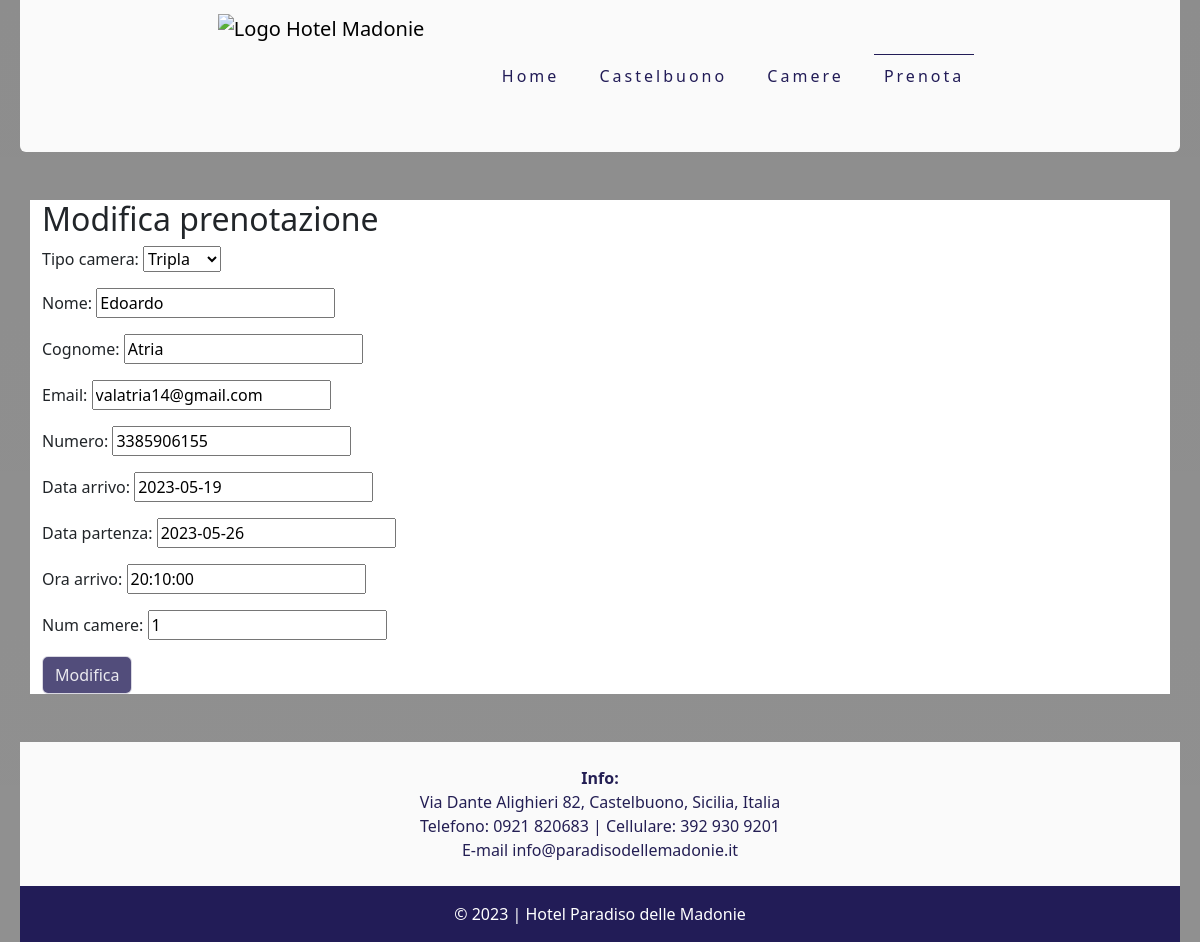
Page /HotelMadonie/22/modifica/ on the committed database.
### HotelMadonie/models.py (models this page shows, shortened)
class Prenotazione(models.Model):
    TIPI_CAMERA = [
        ('Singola', 'Singola'),
        ('Doppia', 'Doppia'),
        ('Tripla', 'Tripla'),
    ]
    tipo_camera = models.CharField(max_length=100, choices=TIPI_CAMERA)
    nome = models.CharField(max_length=100)
    cognome = models.CharField(max_length=100)
    email = models.EmailField(default='')
    numero = models.CharField(max_length=15)
    data_arrivo = models.DateField()
    data_partenza = models.DateField()
    ora_arrivo = models.TimeField()
    num_camere = models.IntegerField()

### HotelMadonie/views.py (the view, shortened to what this page needs)
# urls.py: path('<int:pk>/modifica/', PrenotazioneUpdateView.as_view(), name='modifica_prenotazione'),
class PrenotazioneUpdateView(UpdateView):
    model = Prenotazione
    fields = ['tipo_camera', 'nome', 'cognome', 'email', 'numero', 'data_arrivo', 'data_partenza', 'ora_arrivo', 'num_camere']
    template_name = 'HotelMadonie/modifica_prenotazione.html'

### HotelMadonie/templates/HotelMadonie/modifica_prenotazione.html (shortened to what this page needs)
{% extends 'HotelMadonie/common.html' %}
{% block content %}
<nav class="navbar rounded-bottom" style="background-color: #fffffff4; max-width: 1200px; margin: 0 auto;">
    <div class="container-fluid d-flex justify-content-center">
      <a class="navbar-brand mr-auto" href="{% url 'Home' %}">
        <img src="{{ logo.url }}" alt="Logo Hotel Madonie" width="250" height="125" class="d-inline-block align-text-top">
      </a>
      <div class="ml-auto">
        <a type="a" class="btn-custom mx-2" style="padding: 10px"  href="{% url 'Home' %}">Home</a>
        <a type="a" class="btn-custom mx-2" style="padding: 10px" href="{% url 'Castelbuono' %}">Castelbuono</a>
        <a type="a" class="btn-custom mx-2" style="padding: 10px" href="{% url 'Camere' %}">Camere</a>
        <a type="a" class="btn-custom btn-pagina-corrente mx-2" style="padding: 10px" href="{% url 'nuova_prenotazione' %}">Prenota</a>
      </div>
    </div>
  </nav>
  <div class="container mt-5" style="background-color:  white">
    <h2>Modifica prenotazione</h2>
    <form method="POST">
      {{ form.as_p }}
      <input type="submit" value="Modifica" class="btn btn-primary">
    </form>
  </div>
{% endblock %}

### HotelMadonie/static/HotelMadonie/css/style.css (style rules this page uses)
.btn-primary { color: #ffffffe0; background-color: #221c57c7; border-color: #ffffffc6; }
body { padding: 0 20px; }
.btn-custom { border: none; outline: none; background-color: transparent; color: #221c57; text-decoration: none; line-height: 30px; letter-spacing: 3px; border-bottom: 3px solid transparent; }
.btn-pagina-corrente { border-top: 1px solid #221c57; padding-bottom: 2px; }

### rows in the picture
Prenotazione: tipo_camera "Tripla", nome "Edoardo", cognome "Atria", email "valatria14@gmail.com", numero "3385906155", data_arrivo "2023-05-19", data_partenza "2023-05-26", ora_arrivo "20:10:00", num_camere "1"
